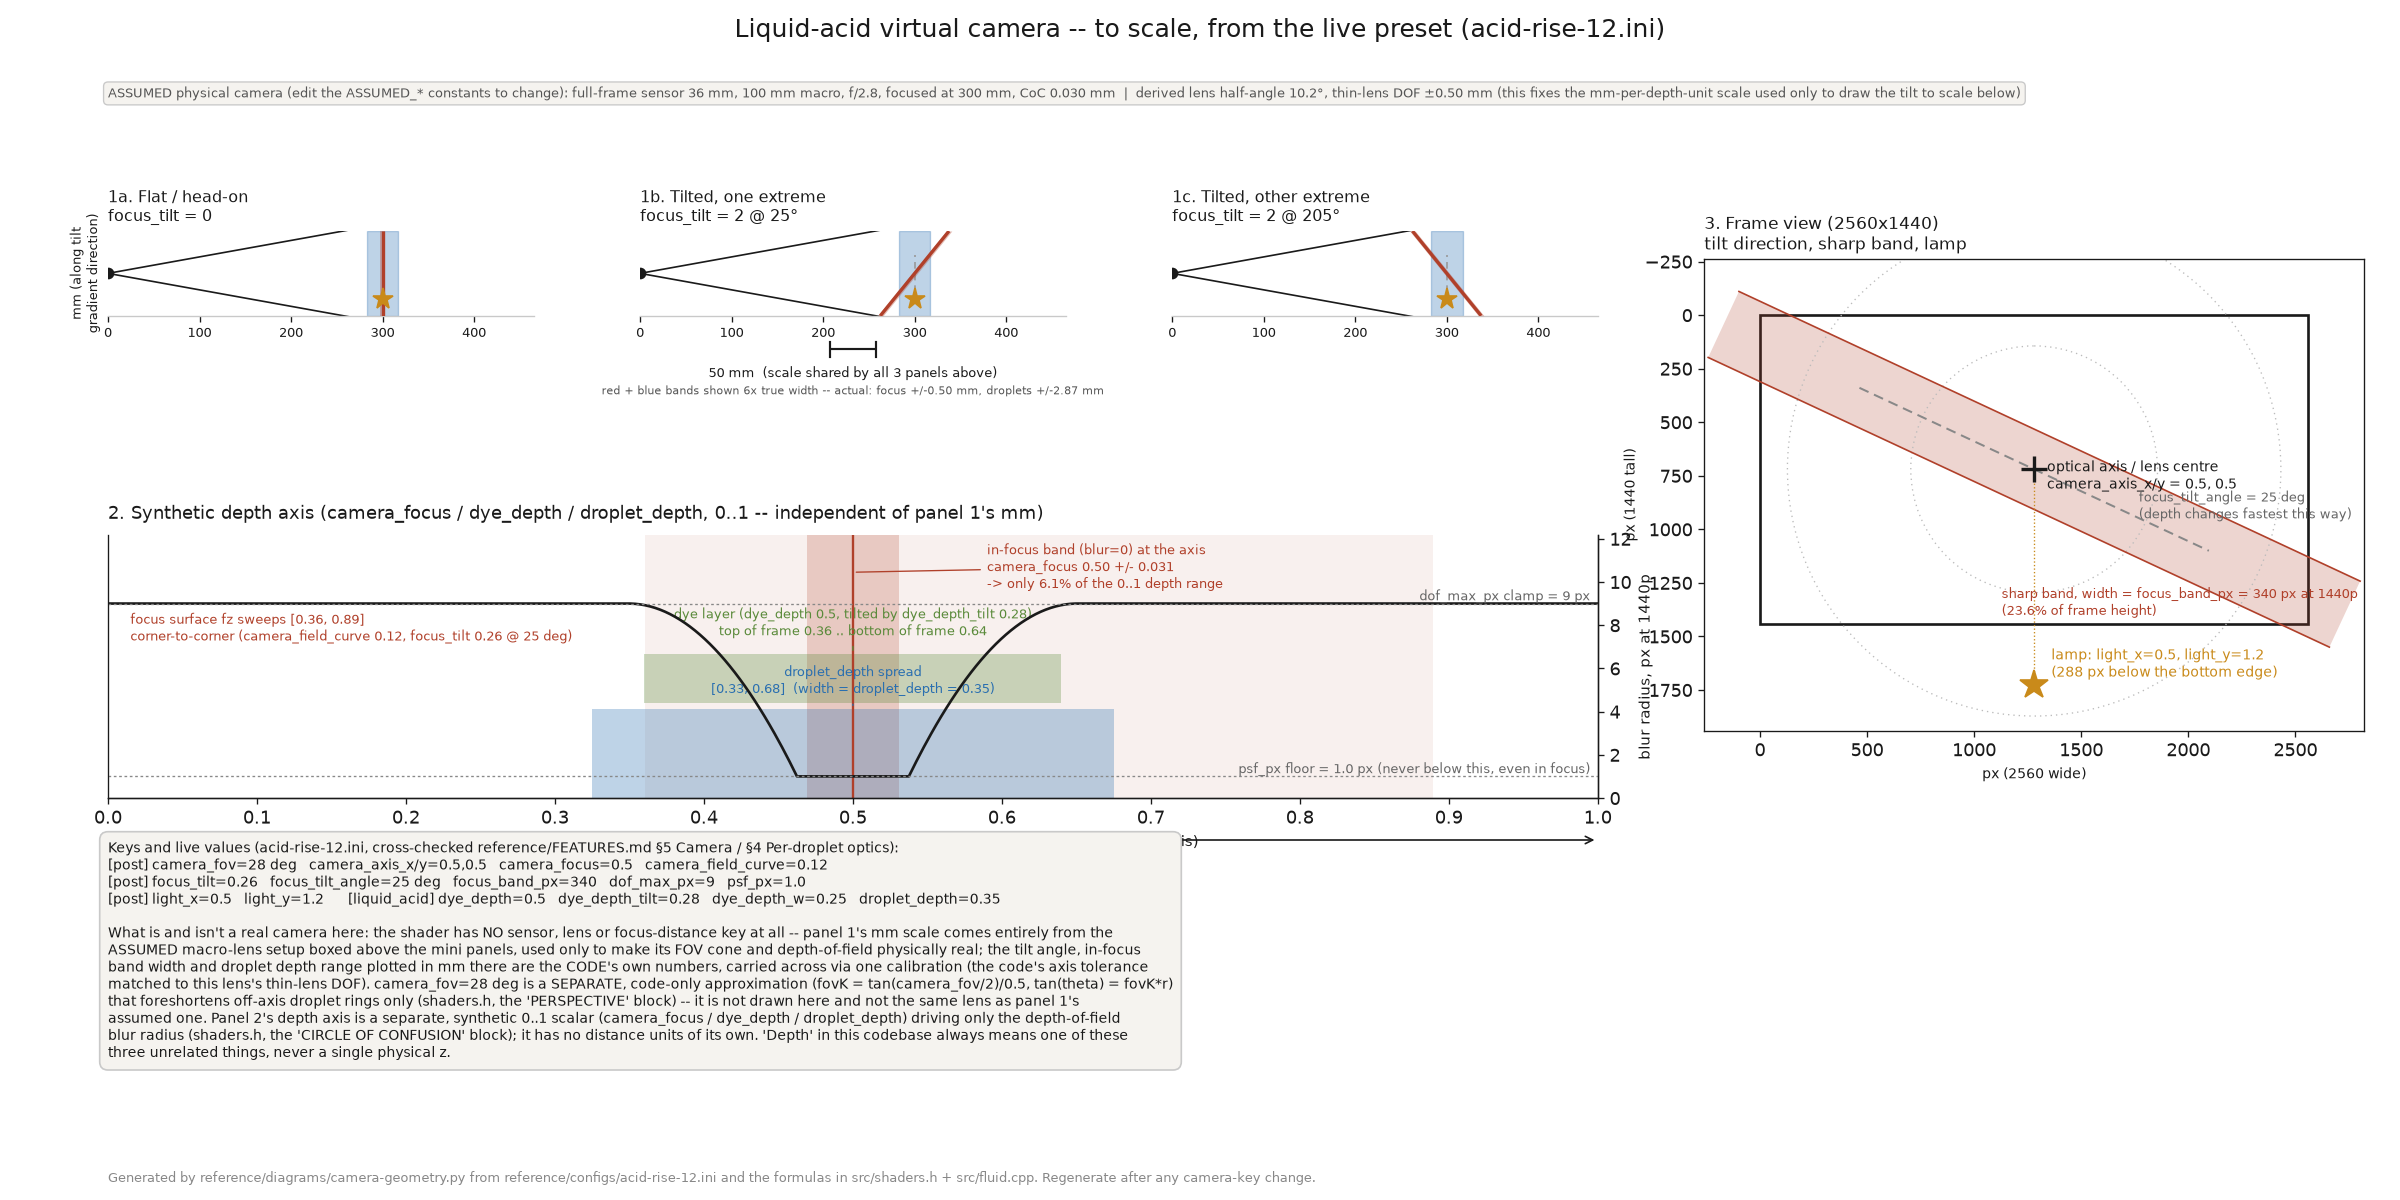

The Python source for this figure:
#!/usr/bin/env python3
"""
camera-geometry.py -- to-scale diagram of the virtual camera used by the
`liquid_acid` look ([post] section of the ini), built directly from the
depth-of-field / perspective formulas in src/shaders.h (the acid pixel
shader, "PERSPECTIVE" and "CIRCLE OF CONFUSION" blocks) and the constants
that build them in src/fluid.cpp (UploadAcidConstants, ~line 4930-4980).

Run with the live values below (read by hand from reference/configs/
acid-rise-12.ini and cross-checked against reference/FEATURES.md section 5
"Camera" and section 4 "Per-droplet optics" on 2026-09-22). If the preset
changes, edit LIVE below and rerun -- every number on the page is computed
from it, nothing is hand-drawn.

Output: reference/diagrams/camera-geometry.svg and .png, 2400 px wide.

Panel 1 (three mini side views: flat / tilted one extreme / tilted the
other extreme) needs a real lens to draw a real FOV cone and a real
depth of field, and the shader has neither -- so it borrows an ASSUMED
physical macro-camera (named ASSUMED_* constants below: full-frame sensor,
100 mm macro, f/2.8, ~0.3 m) for that purpose ONLY. The three numbers that
matter -- the [post] focus_tilt slider's tilt-angle range, the sharp-band
width, and the droplet_depth range -- are all read from the live ini /
reference/FEATURES.md and carried into that assumed camera through ONE
calibration (matching the code's own axis tolerance to the assumed lens's
thin-lens depth of field); nothing else is fitted.

IMPORTANT MODELLING NOTE (why there are three unrelated "depth" ideas here):
The shader has no single 3D camera. Panel 2 and panel 3 stay code-only and
show two more, DIFFERENT approximations that also live on the same flat
dish and are not the same axis as panel 1's mm:
  1. PERSPECTIVE (camera_fov / camera_axis_*): a flat-plane, off-axis-view
     model used only to foreshorten droplet RINGS by their lateral distance
     from the optical axis. tan(theta) = fovK * r, r in p-space (p-space
     units = frame HEIGHTS: y spans 0..1 over the frame height, x is
     uv.x*aspect). Not drawn in this figure; printed to stdout only.
  2. DEPTH-OF-FIELD (camera_focus / dye_depth / droplet_depth / ...): a
     separate synthetic scalar in [0,1], carried per droplet and per dye
     pixel, used only to drive the blur radius (panel 2). It has no
     distance units of its own.
"""

import math
import textwrap
import numpy as np
import matplotlib
matplotlib.use("Agg")
import matplotlib.pyplot as plt
from matplotlib.patches import Rectangle, Circle

# ----------------------------------------------------------------------
# LIVE VALUES -- reference/configs/acid-rise-12.ini, cross-checked against
# reference/FEATURES.md section 5 "Camera" (camera_* / focus_* / dof_max_px
# / psf_px / light_*) and section 4 "Per-droplet optics" (dye_depth*,
# droplet_depth). All ini keys are [post] unless noted [liquid_acid].
# ----------------------------------------------------------------------
LIVE = dict(
    FRAME_W=2560, FRAME_H=1440,                      # the panel
    camera_fov=28.0,                                  # [post] camera_fov (deg)
    camera_axis_x=0.5, camera_axis_y=0.5,             # [post] camera_axis_x/y (uv)
    camera_focus=0.5,                                 # [post] camera_focus (depth 0..1)
    camera_field_curve=0.12,                          # [post] camera_field_curve
    focus_tilt=0.26,                                  # [post] focus_tilt
    focus_tilt_angle=25.0,                            # [post] focus_tilt_angle (deg)
    focus_band_px=340.0,                              # [post] focus_band_px (px at 1440p)
    dof_max_px=9.0,                                   # [post] dof_max_px (px at 1440p)
    psf_px=1.0,                                       # [post] psf_px (px at 1440p)
    light_x=0.5, light_y=1.2,                         # [post] light_x/y (uv)
    dye_depth=0.5,                                    # [liquid_acid] dye_depth
    dye_depth_tilt=0.28,                              # [liquid_acid] dye_depth_tilt
    dye_depth_w=0.25,                                 # [liquid_acid] dye_depth_w
    droplet_depth=0.35,                               # [liquid_acid] droplet_depth
)
# fixed aperture constant baked into the shader -- not a key at all (see
# shaders.h "CIRCLE OF CONFUSION" comment: "Fixed rather than another key --
# it is the aperture, and camera_focus, focus_band_px and droplet_depth
# already aim the plane."):
DOF_RAMP_SPAN = 0.12   # depth interval the CoC ramps over, beyond the band

L = LIVE
DEG = math.pi / 180.0
ASPECT = L["FRAME_W"] / L["FRAME_H"]

# ----------------------------------------------------------------------
# Shared geometry helpers -- transcribed 1:1 from fluid.cpp / shaders.h
# ----------------------------------------------------------------------
def to_p(u, v):
    """uv (0..1, 0..1) -> p-space (x scaled by aspect, y = frame heights)."""
    return np.array([u * ASPECT, v])

axP = to_p(L["camera_axis_x"], L["camera_axis_y"])
lampP_abs = to_p(L["light_x"], L["light_y"])
lampP = lampP_abs - axP
lampP_len = np.hypot(*lampP)
lampD = lampP / lampP_len if lampP_len > 1e-5 else np.array([1.0, 0.0])

tilt_angle_rad = L["focus_tilt_angle"] * DEG
tilt_dir = np.array([math.cos(tilt_angle_rad), math.sin(tilt_angle_rad)])

def focus_depth(qo):
    """fz = camera_focus + field_curve*|qo|^2 + focus_tilt*(qo . tilt_dir)."""
    rr2 = qo[0] ** 2 + qo[1] ** 2
    return (L["camera_focus"]
            + L["camera_field_curve"] * rr2
            + L["focus_tilt"] * float(np.dot(qo, tilt_dir)))

def focus_gradient_mag(qo):
    """gm = |focus_tilt| + 2*|field_curve|*|qo| (shaders.h `gm`)."""
    rr = math.hypot(*qo)
    return abs(L["focus_tilt"]) + 2.0 * abs(L["camera_field_curve"]) * rr

def sharp_tolerance(qo):
    """Half-width, in depth units, of the zero-blur band at this point."""
    band_frac = L["focus_band_px"] / 1440.0
    return 0.5 * band_frac * focus_gradient_mag(qo)

def dye_depth_at(qo):
    return L["dye_depth"] + L["dye_depth_tilt"] * float(np.dot(qo, lampD))

def coc_px(depth, qo):
    """Circle-of-confusion radius in px at 1440p, before the psf_px floor."""
    fz = focus_depth(qo)
    tol = sharp_tolerance(qo)
    dz = abs(depth - fz)
    x = np.clip((dz - tol) / DOF_RAMP_SPAN, 0.0, 1.0)
    return L["dof_max_px"] * x * (2.0 - x)

def blur_px(depth, qo):
    return max(coc_px(depth, qo), L["psf_px"])

# fovK: tan(theta) = fovK * r  (r in p-space / frame-heights)
if L["camera_fov"] > 0.01:
    fovK = math.tan(min(L["camera_fov"], 170.0) * 0.5 * DEG) / 0.5
    cam_distance_fh = 1.0 / fovK          # derived equivalent pinhole distance
else:
    fovK = 0.0
    cam_distance_fh = None

half_angle_deg = L["camera_fov"] / 2.0

# ----------------------------------------------------------------------
# Derived numbers used all over the figure (and printed to stdout so the
# "three most surprising numbers" can be pulled straight from a run)
# ----------------------------------------------------------------------
qo_axis = np.array([0.0, 0.0])
tol_axis = sharp_tolerance(qo_axis)
fz_axis = focus_depth(qo_axis)

# frame corners in p-space, relative to the axis (uv corners 0/1 x 0/1)
corners_uv = [(0, 0), (1, 0), (0, 1), (1, 1)]
corners_qo = [to_p(u, v) - axP for u, v in corners_uv]
fz_corners = [focus_depth(q) for q in corners_qo]
fz_min_corner, fz_max_corner = min(fz_corners), max(fz_corners)
tol_corner_max = max(sharp_tolerance(q) for q in corners_qo)

# central vertical column (x = axis_x), top edge to bottom edge
qo_top = to_p(L["camera_axis_x"], 0.0) - axP
qo_bot = to_p(L["camera_axis_x"], 1.0) - axP
fz_top, fz_bot = focus_depth(qo_top), focus_depth(qo_bot)

drop_lo = max(0.0, 0.5 - 0.5 * L["droplet_depth"])
drop_hi = min(1.0, 0.5 + 0.5 * L["droplet_depth"])

dye_top = dye_depth_at(qo_top)
dye_bot = dye_depth_at(qo_bot)

lamp_below_frame_px = (L["light_y"] - 1.0) * L["FRAME_H"] if L["light_y"] > 1.0 else None

depth_at_ramp_end = fz_axis + tol_axis + DOF_RAMP_SPAN

print("---- derived numbers ----")
print(f"fovK={fovK:.4f}  equivalent camera distance D = 1/fovK = {cam_distance_fh:.3f} frame-heights "
      f"({cam_distance_fh*L['FRAME_H']:.0f} px at 1440p), half-angle={half_angle_deg:.1f} deg")
print(f"sharp-band half-tolerance at optical axis: tol = {tol_axis:.4f} depth-units "
      f"(full band {2*tol_axis:.4f}, i.e. {2*tol_axis*100:.1f}% of the 0..1 depth range)")
print(f"sharp-band half-tolerance at the worst corner: {tol_corner_max:.4f} depth-units")
print(f"focus surface fz: axis={fz_axis:.3f}  central-column top={fz_top:.3f} bot={fz_bot:.3f}  "
      f"corner range=[{fz_min_corner:.3f},{fz_max_corner:.3f}]")
print(f"droplet_depth spread: [{drop_lo:.3f},{drop_hi:.3f}] (width {L['droplet_depth']:.2f})")
print(f"dye layer depth across frame height: top={dye_top:.3f} bot={dye_bot:.3f} "
      f"(width {abs(dye_top-dye_bot):.3f})")
print(f"depth where blur first reaches the dof_max_px clamp (axis): {depth_at_ramp_end:.3f}")
print(f"lamp: light_x={L['light_x']} light_y={L['light_y']} -> "
      f"{'off-frame, ' + format(lamp_below_frame_px, '.0f') + ' px below the bottom edge' if lamp_below_frame_px else 'on-frame'}")

# ----------------------------------------------------------------------
# ASSUMED PHYSICAL CAMERA -- used ONLY to make the FOV cone and the depth
# of field in the three mini side-views "real" (the shader itself has no
# sensor, lens or subject-distance keys at all). Every number in this
# block is a stated ASSUMPTION, not read from any ini or source file.
# Change these five constants and every mini-panel below refits itself.
# ----------------------------------------------------------------------
ASSUMED_SENSOR_WIDTH_MM = 36.0     # ASSUMPTION: full-frame sensor width
ASSUMED_FOCAL_LENGTH_MM = 100.0    # ASSUMPTION: 100 mm macro lens
ASSUMED_F_NUMBER = 2.8             # ASSUMPTION: shooting at f/2.8
ASSUMED_FOCUS_DISTANCE_MM = 300.0  # ASSUMPTION: focused at ~0.3 m
ASSUMED_COC_MM = 0.03              # ASSUMPTION: full-frame "acceptable
                                    # circle of confusion" criterion
# [post] focus_tilt's own slider ceiling (reference/FEATURES.md §5): the
# "extreme" tilt used by the two tilted mini-panels is this value, not an
# assumption -- it is the top of the key's authored 0..2 range.
FOCUS_TILT_SLIDER_MAX = 2.0

f = ASSUMED_FOCAL_LENGTH_MM
s = ASSUMED_FOCUS_DISTANCE_MM
N = ASSUMED_F_NUMBER
c = ASSUMED_COC_MM

# thin-lens magnification and the physical size the frame covers at the
# focus distance (DERIVED, not assumed): dish width from the sensor width
# and magnification, dish height from the 2560x1440 pixel aspect (the
# rendered frame is treated as a 16:9 crop of the sensor image, not the
# sensor's native 3:2 -- an explicit simplification, not a 6th assumption).
mag = f / (s - f)
dish_w_mm = ASSUMED_SENSOR_WIDTH_MM / mag
dish_h_mm = dish_w_mm / ASPECT
mm_per_p_unit = dish_h_mm   # 1 p-space unit == 1 frame height == dish_h_mm

# the lens's own angular field of view (a property of sensor+focal length
# alone, independent of subject distance) -- this is the cone half-angle
# drawn in the mini-panels, and it is NOT fitted to camera_fov=28 deg
# (that key drives a different, code-only approximation -- see panel 2).
lens_half_angle_deg = math.degrees(math.atan((ASSUMED_SENSOR_WIDTH_MM / 2.0) / f))

# thin-lens hyperfocal / near / far depth-of-field limits (mm), the
# standard formulas:
H_hyper = f * f / (N * c) + f
dof_near_mm = s * (H_hyper - f) / (H_hyper + s - 2 * f)
dof_far_mm = (s * (H_hyper - f) / (H_hyper - s)) if H_hyper > s else float("inf")
dof_near_half_mm = s - dof_near_mm
dof_far_half_mm = dof_far_mm - s
dof_avg_half_mm = 0.5 * (dof_near_half_mm + dof_far_half_mm)

# Calibration: map the CODE's synthetic depth-tolerance at the optical
# axis (tol_axis, computed above from focus_band_px/focus_tilt) onto this
# assumed lens's physical half-DOF at the same point. This is the ONE
# fitting step -- everything else in the mini-panels (droplet_depth
# spread, the two extreme tilts) is carried through this same scale
# factor, not re-fitted.
mm_per_depth_unit = dof_avg_half_mm / tol_axis

drop_half_mm = 0.5 * L["droplet_depth"] * mm_per_depth_unit
tol_axis_mm = tol_axis * mm_per_depth_unit
lamp_offset_p = L["light_y"] - 1.0   # p-units below the bottom edge (0.2 here)

print("---- assumed physical camera (mini side-views only) ----")
print(f"assumed: sensor width {ASSUMED_SENSOR_WIDTH_MM:.0f} mm (full-frame), lens {f:.0f} mm macro, "
      f"f/{N:.1f}, focus distance {s:.0f} mm, CoC {c:.3f} mm")
print(f"derived: magnification {mag:.3f}x, dish/frame {dish_w_mm:.1f} x {dish_h_mm:.1f} mm, "
      f"lens half-angle {lens_half_angle_deg:.2f} deg")
print(f"derived: thin-lens DOF at this setup: near {dof_near_mm:.3f} mm, far {dof_far_mm:.3f} mm "
      f"(total {dof_far_mm - dof_near_mm:.3f} mm, i.e. +/-{dof_avg_half_mm:.3f} mm)")
print(f"calibration: {mm_per_depth_unit:.2f} mm per synthetic depth-unit "
      f"(code's axis tolerance {tol_axis:.4f} depth-units == {tol_axis_mm:.3f} mm physical half-DOF, by construction)")
print(f"-> droplet_depth spread in mm: +/-{drop_half_mm:.2f} mm about the focal plane")
for tilt_amt, label in ((0.0, "flat"), (FOCUS_TILT_SLIDER_MAX, "extreme +"), (-FOCUS_TILT_SLIDER_MAX, "extreme -")):
    phi = math.degrees(math.atan(tilt_amt * mm_per_depth_unit / mm_per_p_unit))
    print(f"-> physical focal-plane tilt at focus_tilt={tilt_amt:+.2f} ({label}): {phi:+.2f} deg")

# ========================================================================
# FIGURE
# ========================================================================
DPI = 120
FIG_W_PX = 2400
FIG_W_IN = FIG_W_PX / DPI
FIG_H_IN = FIG_W_IN * 0.50

INK = "#1a1a1a"
GRID = "#c9c9c9"
ACCENT = "#b0402a"       # focus / sharp band
ACCENT2 = "#2a6fb0"      # droplets
ACCENT3 = "#5a8a3a"      # dye layer
LAMP_COL = "#c98a1a"

plt.rcParams.update({
    "font.family": "DejaVu Sans",
    "font.size": 11,
    "text.color": INK,
    "axes.edgecolor": INK,
    "axes.labelcolor": INK,
    "xtick.color": INK,
    "ytick.color": INK,
})

fig = plt.figure(figsize=(FIG_W_IN, FIG_H_IN), dpi=DPI, facecolor="white")
gs = fig.add_gridspec(2, 4, width_ratios=[1.0, 1.0, 1.0, 1.55], height_ratios=[0.62, 1.0],
                       left=0.045, right=0.985, top=0.84, bottom=0.335,
                       hspace=0.85, wspace=0.22)

ax_mini = [fig.add_subplot(gs[0, i]) for i in range(3)]   # panel 1: 3 side views
ax_depth = fig.add_subplot(gs[1, 0:3])                    # panel 2: depth model
ax_frame = fig.add_subplot(gs[:, 3])                      # panel 3: frame view

fig.suptitle("Liquid-acid virtual camera -- to scale, from the live preset (acid-rise-12.ini)",
             fontsize=15, y=0.985, color=INK)

# ------------------------------------------------------------------
# PANEL 1 -- three side views of the SAME assumed physical camera and
# dish, sliced along the tilt-gradient direction so the full tilt
# magnitude (not just its component along one fixed screen axis) shows
# to scale: flat, and the [post] focus_tilt slider's two extremes.
# All three share one x-axis (mm, camera at 0) and one y-axis (mm, a
# position along the tilt-gradient direction through the optical axis)
# -- one scale bar covers all three.
# ------------------------------------------------------------------
mini_configs = [
    (0.0, "1a. Flat / head-on\nfocus_tilt = 0"),
    (FOCUS_TILT_SLIDER_MAX, f"1b. Tilted, one extreme\nfocus_tilt = {FOCUS_TILT_SLIDER_MAX:.0f} @ {L['focus_tilt_angle']:.0f}°"),
    (-FOCUS_TILT_SLIDER_MAX, f"1c. Tilted, other extreme\nfocus_tilt = {FOCUS_TILT_SLIDER_MAX:.0f} @ {L['focus_tilt_angle']+180:.0f}°"),
]

lens_half_ang_rad = math.radians(lens_half_angle_deg)
r_max_p = 1.02          # half-diagonal reach shown, in p-units (frame-heights)
x_max_mm = s * 1.55
y_max_mm = r_max_p * mm_per_p_unit * 1.12
# Both physical bands below (in-focus half-width ~0.5 mm, droplet spread
# ~+/-2.9 mm) are sub-millimetre-to-few-mm slivers next to a 300 mm camera
# distance -- invisible at this scale undrawn. Both are exaggerated by the
# SAME factor for a fair side-by-side comparison, and both true values are
# annotated so nothing is hidden.
BAND_EXAGGERATION = 6.0

for ax_m, (tilt_amt, title) in zip(ax_mini, mini_configs):
    ax_m.set_title(title, fontsize=9.3, loc="left", color=INK)

    # camera + its real angular FOV cone (assumed lens, not camera_fov)
    ax_m.plot(0, 0, marker="o", color=INK, ms=6, zorder=5)
    for sign in (+1, -1):
        ax_m.plot([0, x_max_mm], [0, sign * x_max_mm * math.tan(lens_half_ang_rad)],
                   color=INK, lw=1.0)

    # frame extent at the (untitled) focus distance -- dashed reference
    ax_m.plot([s, s], [-dish_h_mm / 2, dish_h_mm / 2], color="#999", lw=1.0, ls=(0, (4, 3)))

    # droplet_depth spread -- symmetric about the focus distance, untitled,
    # exaggerated (see BAND_EXAGGERATION note above)
    drop_half_shown = drop_half_mm * BAND_EXAGGERATION
    ax_m.axvspan(s - drop_half_shown, s + drop_half_shown, color=ACCENT2, alpha=0.30, lw=0.8,
                 ec=ACCENT2)

    # the tilted focal (sharp) plane through the optical axis
    y_line = np.array([-y_max_mm, y_max_mm])
    phi = math.atan(tilt_amt * mm_per_depth_unit / mm_per_p_unit)
    x_line = s + y_line * math.tan(phi)
    ax_m.plot(x_line, y_line, color=ACCENT, lw=2.0, solid_capstyle="butt", zorder=4)

    # in-focus band around it (true half-width tol_axis_mm, exaggerated by
    # the same factor as the droplet band above)
    half_shown = tol_axis_mm * BAND_EXAGGERATION
    ax_m.fill_betweenx(y_line, x_line - half_shown, x_line + half_shown,
                        color=ACCENT, alpha=0.35, lw=0, zorder=3)

    # lamp -- shown for reference just beyond the bottom edge of the frame
    # extent drawn above (its true position is (light_x, light_y) in
    # SCREEN uv; projecting that exactly onto this tilt-gradient axis is
    # skipped here for clarity, per the brief -- it is not that deep)
    lamp_y = -(dish_h_mm / 2 + lamp_offset_p * mm_per_p_unit)
    ax_m.plot(s, lamp_y, marker="*", color=LAMP_COL, ms=13, zorder=5, clip_on=False)

    ax_m.set_xlim(0, x_max_mm)
    ax_m.set_ylim(-y_max_mm, y_max_mm)
    ax_m.set_aspect("equal")
    ax_m.set_yticks([])
    if ax_m is ax_mini[0]:
        ax_m.set_ylabel("mm (along tilt\ngradient direction)", fontsize=7.5)
    ax_m.tick_params(labelsize=7.5)
    for sp in ("top", "right", "left"):
        ax_m.spines[sp].set_visible(False)
    ax_m.spines["bottom"].set_color(GRID)

# one shared scale bar + exaggeration caption, placed in FIGURE coordinates
# just under the middle mini-panel so it can never collide with the cone,
# the title or the bands regardless of the data ranges above
bar_mm = 50.0
bar_frac_of_width = bar_mm / (2 * x_max_mm)  # panel data half-width -> axes-fraction
mid_pos = ax_mini[1].get_position()
mid_cx = mid_pos.x0 + 0.5 * mid_pos.width
bar_y_fig = mid_pos.y0 - 0.028
bar_half_fig = bar_frac_of_width * mid_pos.width
fig.add_artist(plt.Line2D([mid_cx - bar_half_fig, mid_cx + bar_half_fig], [bar_y_fig, bar_y_fig],
                           color=INK, lw=1.3, solid_capstyle="butt",
                           transform=fig.transFigure))
for xoff in (-bar_half_fig, bar_half_fig):
    fig.add_artist(plt.Line2D([mid_cx + xoff, mid_cx + xoff], [bar_y_fig - 0.006, bar_y_fig + 0.006],
                               color=INK, lw=1.3, transform=fig.transFigure))
fig.text(mid_cx, bar_y_fig - 0.014, f"{bar_mm:.0f} mm  (scale shared by all 3 panels above)",
          ha="center", va="top", fontsize=7.6, color=INK, transform=fig.transFigure)
fig.text(mid_cx, bar_y_fig - 0.030,
          f"red + blue bands shown {BAND_EXAGGERATION:.0f}x true width -- actual: "
          f"focus +/-{tol_axis_mm:.2f} mm, droplets +/-{drop_half_mm:.2f} mm",
          ha="center", va="top", fontsize=6.8, color="#555", transform=fig.transFigure)

assume_text = (
    f"ASSUMED physical camera (edit the ASSUMED_* constants to change): full-frame sensor "
    f"{ASSUMED_SENSOR_WIDTH_MM:.0f} mm, {ASSUMED_FOCAL_LENGTH_MM:.0f} mm macro, f/{ASSUMED_F_NUMBER:.1f}, "
    f"focused at {ASSUMED_FOCUS_DISTANCE_MM:.0f} mm, CoC {ASSUMED_COC_MM:.3f} mm  |  "
    f"derived lens half-angle {lens_half_angle_deg:.1f}°, thin-lens DOF ±{dof_avg_half_mm:.2f} mm "
    f"(this fixes the mm-per-depth-unit scale used only to draw the tilt to scale below)"
)
fig.text(0.045, 0.928, assume_text, fontsize=7.6, color="#555", ha="left", va="top",
          bbox=dict(boxstyle="round,pad=0.35", fc="#f5f3ef", ec=GRID, lw=0.8))

# ------------------------------------------------------------------
# PANEL 1b -- the synthetic depth axis: focus surface, DOF falloff,
# droplet / dye bands
# ------------------------------------------------------------------
ax = ax_depth
ax.set_title("2. Synthetic depth axis (camera_focus / dye_depth / droplet_depth, 0..1 -- independent of panel 1's mm)",
             fontsize=10.5, loc="left", color=INK, pad=10)

depths = np.linspace(0.0, 1.0, 600)
blur_axis = [blur_px(d, qo_axis) for d in depths]

ax2 = ax.twinx()
ax2.plot(depths, blur_axis, color=INK, lw=1.6, label="blur radius at the optical axis (rr=0)")
ax2.set_ylabel("blur radius, px at 1440p", fontsize=9)
ax2.set_ylim(0, L["dof_max_px"] * 1.35)
ax2.axhline(L["psf_px"], color="#888", lw=0.8, ls=(0, (2, 2)))
ax2.text(0.995, L["psf_px"] + 0.15, f"psf_px floor = {L['psf_px']:.1f} px (never below this, even in focus)",
          fontsize=7.5, color="#666", ha="right")
ax2.axhline(L["dof_max_px"], color="#888", lw=0.8, ls=(0, (2, 2)))
ax2.text(0.995, L["dof_max_px"] + 0.15, f"dof_max_px clamp = {L['dof_max_px']:.0f} px", fontsize=7.5,
          color="#666", ha="right")

# in-focus band (shaded), at the optical axis
ax.axvspan(fz_axis - tol_axis, fz_axis + tol_axis, color=ACCENT, alpha=0.22, lw=0)
ax.axvline(fz_axis, color=ACCENT, lw=1.4)
ax.annotate(f"in-focus band (blur=0) at the axis\ncamera_focus {fz_axis:.2f} +/- {tol_axis:.3f}\n"
            f"-> only {2*tol_axis*100:.1f}% of the 0..1 depth range",
            (fz_axis, 0.86), xytext=(fz_axis + 0.09, 0.80), fontsize=8, color=ACCENT,
            arrowprops=dict(arrowstyle="-", color=ACCENT, lw=0.8))

# focus-surface sweep across the whole frame (corner to corner) as a fainter band
ax.axvspan(fz_min_corner, fz_max_corner, color=ACCENT, alpha=0.08, lw=0)
ax.annotate(f"focus surface fz sweeps [{fz_min_corner:.2f}, {fz_max_corner:.2f}]\ncorner-to-corner "
            f"(camera_field_curve {L['camera_field_curve']}, focus_tilt {L['focus_tilt']} "
            f"@ {L['focus_tilt_angle']:.0f} deg)",
            (fz_min_corner, 0.72), xytext=(0.015, 0.60), fontsize=7.8, color=ACCENT)

# droplet depth band
ax.axvspan(drop_lo, drop_hi, ymin=0.0, ymax=0.34, color=ACCENT2, alpha=0.30, lw=0)
ax.annotate(f"droplet_depth spread\n[{drop_lo:.2f}, {drop_hi:.2f}]  (width = droplet_depth = "
            f"{L['droplet_depth']:.2f})",
            (0.5 * (drop_lo + drop_hi), 0.34), xytext=(0.5 * (drop_lo + drop_hi), 0.40),
            fontsize=8, color=ACCENT2, ha="center",
            arrowprops=dict(arrowstyle="-", color=ACCENT2, lw=0.8))

# dye layer band (tilted -> shown as its top/bottom-of-frame extremes)
ax.axvspan(min(dye_top, dye_bot), max(dye_top, dye_bot), ymin=0.36, ymax=0.55,
           color=ACCENT3, alpha=0.30, lw=0)
ax.annotate(f"dye layer (dye_depth {L['dye_depth']}, tilted by dye_depth_tilt {L['dye_depth_tilt']})\n"
            f"top of frame {dye_top:.2f} .. bottom of frame {dye_bot:.2f}",
            (0.5 * (dye_top + dye_bot), 0.55), xytext=(0.5 * (dye_top + dye_bot), 0.62),
            fontsize=8, color=ACCENT3, ha="center",
            arrowprops=dict(arrowstyle="-", color=ACCENT3, lw=0.8))

ax.set_xlim(0, 1)
ax.set_ylim(0, 1)
ax.set_yticks([])
ax.set_xlabel("depth (0..1, synthetic units: camera_focus / dye_depth / droplet_depth all live on this axis)",
              fontsize=9)
ax.set_xticks(np.linspace(0, 1, 11))
for sp in ("top", "left"):
    ax.spines[sp].set_visible(False)
ax2.spines["top"].set_visible(False)

# scale bar for the depth axis
ax.annotate("", xy=(0.0, -0.16), xytext=(1.0, -0.16), annotation_clip=False,
            arrowprops=dict(arrowstyle="<->", color=INK, lw=1))
ax.text(0.5, -0.24, "full synthetic depth range (0 = camera_focus's low end .. 1 = its high end; "
        "not a physical distance)", ha="center", fontsize=7.8, color="#555", clip_on=False)

# ------------------------------------------------------------------
# PANEL 2 -- top/front view of the actual 2560x1440 frame
# ------------------------------------------------------------------
ax = ax_frame
ax.set_title("3. Frame view (2560x1440)\ntilt direction, sharp band, lamp",
             fontsize=10.2, loc="left")

W, H = L["FRAME_W"], L["FRAME_H"]
ax.add_patch(Rectangle((0, 0), W, H, fill=False, edgecolor=INK, lw=1.6))

axis_px = (L["camera_axis_x"] * W, L["camera_axis_y"] * H)
ax.plot(*axis_px, marker="+", color=INK, ms=16, mew=2, zorder=5)
ax.annotate("optical axis / lens centre\ncamera_axis_x/y = 0.5, 0.5", axis_px,
            xytext=(axis_px[0] + 60, axis_px[1] + 90), fontsize=8.5)

# tilt direction (depth changes fastest along this line)
tlen = 900
tdx, tdy = math.cos(tilt_angle_rad) * tlen, math.sin(tilt_angle_rad) * tlen
ax.plot([axis_px[0] - tdx, axis_px[0] + tdx], [axis_px[1] - tdy, axis_px[1] + tdy],
         color="#888", lw=1.2, ls=(0, (5, 3)))
ax.annotate(f"focus_tilt_angle = {L['focus_tilt_angle']:.0f} deg\n(depth changes fastest this way)",
            (axis_px[0] + tdx * 0.55, axis_px[1] + tdy * 0.55), fontsize=8, color="#666",
            xytext=(axis_px[0] + tdx * 0.55 + 40, axis_px[1] + tdy * 0.55 + 20))

# sharp band: a strip PERPENDICULAR to the tilt direction (constant depth
# along the perpendicular, per shaders.h), physical width = focus_band_px
# at 1440p, by construction of the depth tolerance from that same key.
perp = np.array([-math.sin(tilt_angle_rad), math.cos(tilt_angle_rad)])
band_half = (L["focus_band_px"] / 2.0)  # already in px at 1440p == this frame's H
along = np.array([math.cos(tilt_angle_rad), math.sin(tilt_angle_rad)])
band_len = 3200
p0 = np.array(axis_px) - perp * band_half - along * band_len / 2
p1 = np.array(axis_px) - perp * band_half + along * band_len / 2
p2 = np.array(axis_px) + perp * band_half + along * band_len / 2
p3 = np.array(axis_px) + perp * band_half - along * band_len / 2
band_poly = plt.Polygon([p0, p1, p2, p3], closed=True, color=ACCENT, alpha=0.22, lw=0, zorder=1)
ax.add_patch(band_poly)
ax.plot([p0[0], p1[0]], [p0[1], p1[1]], color=ACCENT, lw=1)
ax.plot([p3[0], p2[0]], [p3[1], p2[1]], color=ACCENT, lw=1)
mid_edge = (np.array(axis_px) + perp * band_half + along * band_len * 0.30)
ax.annotate(f"sharp band, width = focus_band_px = {L['focus_band_px']:.0f} px at 1440p\n"
            f"({L['focus_band_px']/H*100:.1f}% of frame height)", mid_edge,
            xytext=(mid_edge[0] - 950, mid_edge[1] + 120), fontsize=8, color=ACCENT)

# field-curvature contours (equal-fz rings around the axis) -- faint, for context
for rr_fh in (0.4, 0.8):
    ax.add_patch(Circle(axis_px, rr_fh * H, fill=False, edgecolor="#bbb", lw=0.8, ls=(0, (1, 3))))

# lamp -- off-frame below the bottom edge
lamp_px = (L["light_x"] * W, L["light_y"] * H)
ax.plot(*lamp_px, marker="*", color=LAMP_COL, ms=18, zorder=5, clip_on=False)
ax.annotate(f"lamp: light_x={L['light_x']}, light_y={L['light_y']}\n"
            f"({(L['light_y']-1.0)*H:.0f} px below the bottom edge)", lamp_px,
            xytext=(lamp_px[0] + 80, lamp_px[1] - 40), fontsize=8.5, color=LAMP_COL,
            annotation_clip=False)
ax.plot([axis_px[0], lamp_px[0]], [axis_px[1], lamp_px[1]], color=LAMP_COL, lw=0.8, ls=":",
        clip_on=False)

ax.set_xlim(-260, W + 260)
ax.set_ylim(H + 500, -260)  # y grows downward like screen space; extra room for the lamp
ax.set_aspect("equal")
ax.set_xlabel("px (2560 wide)", fontsize=8.5)
ax.set_ylabel("px (1440 tall)", fontsize=8.5)

# ------------------------------------------------------------------
# LEGEND / KEY BLOCK
# ------------------------------------------------------------------
WRAP_W = 148
note = textwrap.fill(
    "What is and isn't a real camera here: the shader has NO sensor, lens or focus-distance key at all -- "
    "panel 1's mm scale comes entirely from the ASSUMED macro-lens setup boxed above the mini panels, used "
    "only to make its FOV cone and depth-of-field physically real; the tilt angle, in-focus band width and "
    "droplet depth range plotted in mm there are the CODE's own numbers, carried across via one calibration "
    "(the code's axis tolerance matched to this lens's thin-lens DOF). camera_fov=28 deg is a SEPARATE, "
    "code-only approximation (fovK = tan(camera_fov/2)/0.5, tan(theta) = fovK*r) that foreshortens off-axis "
    "droplet rings only (shaders.h, the 'PERSPECTIVE' block) -- it is not drawn here and not the same lens "
    "as panel 1's assumed one. Panel 2's depth axis is a separate, synthetic 0..1 scalar (camera_focus / "
    "dye_depth / droplet_depth) driving only the depth-of-field blur radius (shaders.h, the 'CIRCLE OF "
    "CONFUSION' block); it has no distance units of its own. 'Depth' in this codebase always means one of "
    "these three unrelated things, never a single physical z.",
    width=WRAP_W,
)
legend_lines = [
    "Keys and live values (acid-rise-12.ini, cross-checked reference/FEATURES.md §5 Camera / §4 Per-droplet optics):",
    f"[post] camera_fov={L['camera_fov']:.0f} deg   camera_axis_x/y={L['camera_axis_x']},{L['camera_axis_y']}   "
    f"camera_focus={L['camera_focus']}   camera_field_curve={L['camera_field_curve']}",
    f"[post] focus_tilt={L['focus_tilt']}   focus_tilt_angle={L['focus_tilt_angle']:.0f} deg   "
    f"focus_band_px={L['focus_band_px']:.0f}   dof_max_px={L['dof_max_px']:.0f}   psf_px={L['psf_px']}",
    f"[post] light_x={L['light_x']}   light_y={L['light_y']}      "
    f"[liquid_acid] dye_depth={L['dye_depth']}   dye_depth_tilt={L['dye_depth_tilt']}   "
    f"dye_depth_w={L['dye_depth_w']}   droplet_depth={L['droplet_depth']}",
    "",
    note,
]
fig.text(0.045, 0.300, "\n".join(legend_lines), fontsize=8.3, va="top", ha="left",
          family="DejaVu Sans", color=INK,
          bbox=dict(boxstyle="round,pad=0.6", fc="#f5f3ef", ec=GRID, lw=1))

fig.text(0.045, 0.015,
         "Generated by reference/diagrams/camera-geometry.py from reference/configs/acid-rise-12.ini "
         "and the formulas in src/shaders.h + src/fluid.cpp. Regenerate after any camera-key change.",
         fontsize=7.5, color="#888")

out_svg = "reference/diagrams/camera-geometry.svg"
out_png = "reference/diagrams/camera-geometry.png"
fig.savefig(out_svg, facecolor="white")
fig.savefig(out_png, facecolor="white", dpi=DPI)
print(f"wrote {out_svg}")
print(f"wrote {out_png}")
